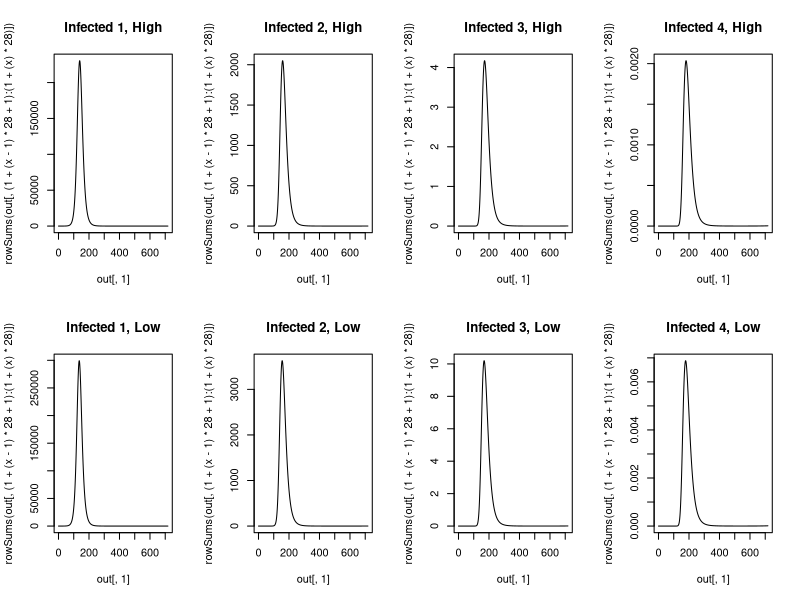
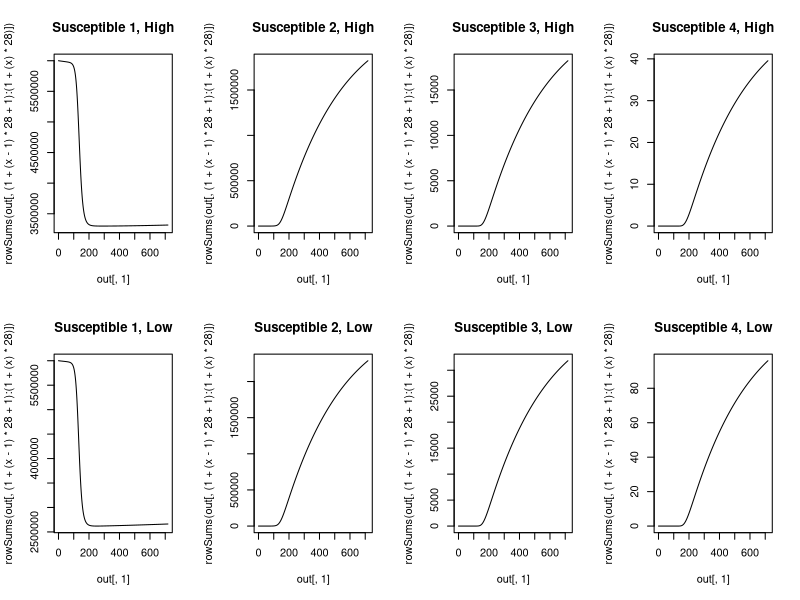
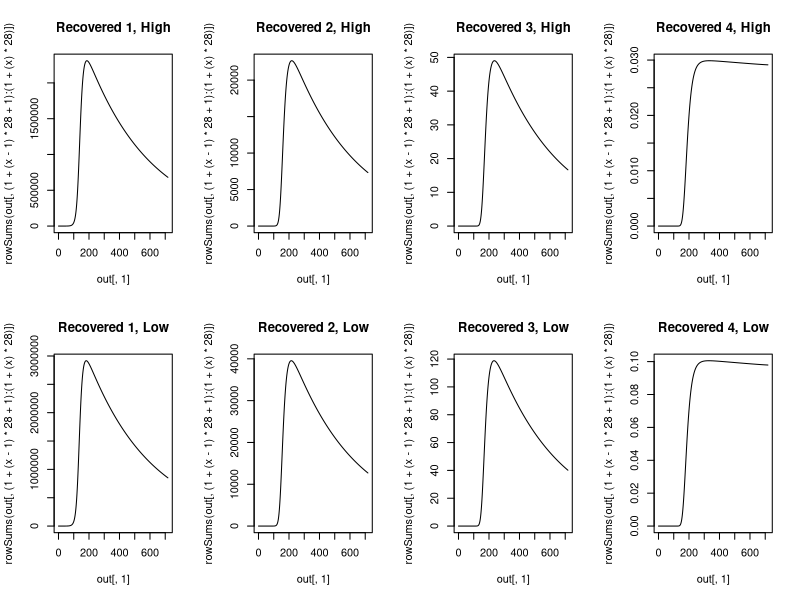

These charts were generated, in order, by the following R code:
############################
#CRC info
############################
args = commandArgs(TRUE)
input = as.numeric(args[1])
vac.vec = seq(from = 0, to = 1, by = .2)
vac = vac.vec[input]

library(deSolve)

############################
#Initial condidtions and parameters
############################
percentage_vec <- c(rep(1.8,5), rep(1.8,5), rep(1.84,5), rep(1.86,5),
                    17.2, 15, 12.7, 8.8, 5.5, 2.8, 1.3, 0.2)
percentage_vec <- percentage_vec / 100
initial_conditions <- as.data.frame(matrix(NA, nrow = 28*4, ncol = 3))
initial_conditions[,2] <- rep(1:28,4)
for(i in 1:4){
  x <- i - 1
  initial_conditions[x*(28) + (1:28),1] <- rep(i,28)
}
initial_conditions[,3] <- rep(percentage_vec,4)

susceptible_init_h <- cbind(initial_conditions[,1], initial_conditions[,2], rep(NA, 112))
susceptible_init_h[,3] <- c(initial_conditions[1:28,3] * 6 *10^6, initial_conditions[29:56,3] * 0, 
                            initial_conditions[57:84,3] * 0, initial_conditions[85:112,3] * 0)
susceptible_init_l <- cbind(initial_conditions[,1], initial_conditions[,2], rep(NA, 112))
susceptible_init_l[,3] <- c(initial_conditions[1:28,3] * 6 *10^6, initial_conditions[29:56,3] * 0, 
                            initial_conditions[57:84,3] * 0, initial_conditions[85:112,3] * 0)

infected_init_h <- cbind(initial_conditions[,1], initial_conditions[,2], rep(NA, 112))
infected_init_h[,3] <- c(initial_conditions[1:28,3] * 1, initial_conditions[29:56,3] * 0, 
                         initial_conditions[57:84,3] * 0, initial_conditions[85:112,3] * 0)
infected_init_l <- cbind(initial_conditions[,1], initial_conditions[,2], rep(NA, 112))
infected_init_l[,3] <- c(initial_conditions[1:28,3] * 1, initial_conditions[29:56,3] * 0, 
                         initial_conditions[57:84,3] * 0, initial_conditions[85:112,3] * 0)

recovered_init_h <- cbind(initial_conditions[,1], initial_conditions[,2], rep(NA, 112))
recovered_init_h[,3] <- c(initial_conditions[1:28,3] * 0, initial_conditions[29:56,3] * 0, 
                          initial_conditions[57:84,3] * 0, initial_conditions[85:112,3] * 0)
recovered_init_l <- cbind(initial_conditions[,1], initial_conditions[,2], rep(NA, 112))
recovered_init_l[,3] <- c(initial_conditions[1:28,3] * 0, initial_conditions[29:56,3] * 0, 
                          initial_conditions[57:84,3] * 0, initial_conditions[85:112,3] * 0)


susceptible_h <- function(exposure){
  x <- exposure - 1
  susceptible <- c(susceptible_init_h[(x * 28) + 1:28,3])
}
susceptible_total_h <- sum(susceptible_h(1) + susceptible_h(2) + susceptible_h(3) + susceptible_h(4))
susceptible_l <- function(exposure){
  x <- exposure - 1
  susceptible <- c(susceptible_init_l[(x * 28) + 1:28,3])
}
susceptible_total_l <- sum(susceptible_l(1) + susceptible_l(2) + susceptible_l(3) + susceptible_l(4))

infected_h <- function(exposure){
  x <- exposure - 1
  infected <- c(infected_init_h[(x * 28) + 1:28,3])
} 
infected_total_h <- sum(infected_h(1) + infected_h(2) + infected_h(3) + infected_h(4))
infected_l <- function(exposure){
  x <- exposure - 1
  infected <- c(infected_init_l[(x * 28) + 1:28,3])
} 
infected_total_l <- sum(infected_l(1) + infected_l(2) + infected_l(3) + infected_l(4))

recovered_h <- function(exposure){
  x <- exposure - 1
  recovered <- c(recovered_init_h[(x * 28) + 1:28,3])
} 
recovered_total_h <- sum(recovered_h(1) + recovered_h(2) + recovered_h(3) + recovered_h(4))
recovered_l <- function(exposure){
  x <- exposure - 1
  recovered <- c(recovered_init_l[(x * 28) + 1:28,3])
} 
recovered_total_l <- sum(recovered_l(1) + recovered_l(2) + recovered_l(3) + recovered_l(4))

population_h <- sum(susceptible_total_h + infected_total_h + recovered_total_h)
population_l <- sum(susceptible_total_l + infected_total_l + recovered_total_l)


native <- c(rep(1, 7), rep(0.86, 9), rep(0.842, 4), 0.814, 0.7676, 0.7784, rep(0.809, 5))

parms <- c(beta_h = 0.3447,
           beta_l = 0.4529,
           gamma = 1/4,
           sigma = 1/(365 * 1.2),
           mu = 19 / (1000 * 365),
           delta = c((0.013 / 365), rep(0.001 / 365, 4), rep(0, 10), rep(0.001, 5), 
                     0.002 / 365, 0.0025 / 365, 
                     0.004 / 365, 0.0085 / 365,
                     0.0175 / 365, 0.0425 / 365,
                     0.114 / 365, 0.151 / 365),
           age_window = c(rep(1, 21), rep(10, 7)),
           native = c(rep(1, 7), rep(0.86, 9), rep(0.842, 4), 0.814, 0.7676, 0.7784, rep(0.809, 5)),
           travel <- 1 - native,
           vac_h = vac,
           vac_l = vac)

############################
#MODEL
############################
model <- function(t, y, parms){
  
  beta_h <- parms[1]
  beta_l <- parms[2]
  gamma <- parms[3]
  sigma <- parms[4]
  mu <- parms[5]
  delta <- parms[6:33]
  age_window <- parms[34:61]
  native <- parms[62:89]
  travel <- parms[90:117]
  vac_h <- c(rep(0,8), ifelse((t>(365*30)), parms[118], 0), rep(0,19))
  vac_l <- c(rep(0,8), ifelse((t>(365*30)), parms[119], 0), rep(0,19))
  
  S1_h <- y[1:28]
  I1_h <- y[29:56]
  R1_h <- y[57:84]
  S2_h <- y[85:112]
  I2_h <- y[113:140]
  R2_h <- y[141:168]
  S3_h <- y[169:196]
  I3_h <- y[197:224]
  R3_h <- y[225:252]
  S4_h <- y[253:280]
  I4_h <- y[281:308]
  R4_h <- y[309:336]
  
  S1_l <- y[337:364]
  I1_l <- y[365:392]
  R1_l <- y[393:420]
  S2_l <- y[421:448]
  I2_l <- y[449:476]
  R2_l <- y[477:504]
  S3_l <- y[505:532]
  I3_l <- y[533:560]
  R3_l <- y[561:588]
  S4_l <- y[589:616]
  I4_l <- y[617:644]
  R4_l <- y[645:672]
  
  FOI <- y[673]
  FOI_h <- y[674]
  FOI_l <- y[675]
  
  infected_total_h <- sum(sum(I1_h), sum(I2_h), sum(I3_h), sum(I4_h))
  population_h <- y[1:336]
  pop_h <- sum(population_h)
  infected_total_l <- sum(sum(I1_l), sum(I2_l), sum(I3_l), sum(I4_l))
  population_l <- y[337:672]
  pop_l <- sum(population_l)
  
  effective_population_h <- population_h + rep(travel,12) * population_l
  effective_population_h <- sum(effective_population_h)
  effective_population_l <- population_l + rep(travel,12) * population_h
  effective_population_l <- sum(effective_population_l)
  
  #first infection
  dS1_h <-  
    mu * c(pop_h, rep(0,27)) +
    c(0, 1/365 / head(age_window, -1) * head(S1_h, -1)) -
    c(1/365 / head(age_window, -1) * head(S1_h, -1), 0) -
    native * S1_h * (beta_h * infected_total_h / effective_population_h) -
    travel * S1_h * (beta_l * infected_total_l / effective_population_l) -
    S1_h * delta -
    S1_h * vac_h
  dS1_l <-  
    mu * c(pop_l, rep(0,27)) +
    c(0, 1/365 / head(age_window, -1) * head(S1_l, -1)) -
    c(1/365 / head(age_window, -1) * head(S1_l, -1), 0) -
    travel * S1_l * (beta_h * infected_total_h / effective_population_h) -
    native * S1_l * (beta_l * infected_total_l / effective_population_l) -
    S1_l * delta - 
    S1_l * vac_l
  
  dI1_h <- 
    native * S1_h * (beta_h * infected_total_h / effective_population_h) +
    travel * S1_h * (beta_l * infected_total_l / effective_population_l) +
    c(0, 1/365 / head(age_window, -1) * head(I1_h, -1)) -
    c(1/365 / head(age_window, -1) * head(I1_h, -1), 0) -
    I1_h * gamma -
    I1_h * delta
  dI1_l <- 
    travel * S1_l * (beta_h * infected_total_h / effective_population_h) +
    native * S1_l * (beta_l * infected_total_l / effective_population_l) +
    c(0, 1/365 / head(age_window, -1) * head(I1_l, -1)) -
    c(1/365 / head(age_window, -1) * head(I1_l, -1), 0) -
    I1_l * gamma -
    I1_l * delta
  
  FOI <- FOI + (sum(dI1_h+dI1_l) / (sum(dS1_h+dS1_l) + 1))
  FOI_h <- FOI_h + (sum(dI1_h) / (sum(dS1_h)+1))
  FOI_l <- FOI_l + (sum(dI1_l) / (sum(dS1_l)+1))
  
  dR1_h <-
    I1_h * gamma +
    c(0, 1/365 / head(age_window, -1) * head(R1_h, -1)) -
    c(1/365 / head(age_window, -1) * head(R1_h, -1), 0) -
    R1_h * sigma -
    R1_h * delta +
    S1_h * vac_h - 
    R1_h * vac_h
  dR1_l <-
    I1_l * gamma +
    c(0, 1/365 / head(age_window, -1) * head(R1_l, -1)) -
    c(1/365 / head(age_window, -1) * head(R1_l, -1), 0) -
    R1_l * sigma -
    R1_l * delta +
    S1_l * vac_l - 
    R1_l * vac_l
  
  #second infection
  dS2_h <- 
    R1_h * sigma +
    c(0, 1/365 / head(age_window, -1) * head(S2_h, -1)) -
    c(1/365 / head(age_window, -1) * head(S2_h, -1), 0) -
    native * S2_h * (0.75 * beta_h * infected_total_h / effective_population_h) -
    travel * S2_h * (0.75 * beta_l * infected_total_l / effective_population_l) -
    S2_h * delta - 
    S2_h * vac_h
  dS2_l <- 
    R1_l * sigma +
    c(0, 1/365 / head(age_window, -1) * head(S2_l, -1)) -
    c(1/365 / head(age_window, -1) * head(S2_l, -1), 0) -
    travel * S2_l * (0.75 * beta_h * infected_total_h / effective_population_h) -
    native * S2_l * (0.75 * beta_l * infected_total_l / effective_population_l) -
    S2_l * delta - 
    S2_l * vac_l
  
  dI2_h <- 
    native * S2_h * (0.75 * beta_h * infected_total_h / effective_population_h) +
    travel * S2_h * (0.75 * beta_l * infected_total_l / effective_population_l) +
    c(0, 1/365 / head(age_window, -1) * head(I2_h, -1)) -
    c(1/365 / head(age_window, -1) * head(I2_h, -1), 0) -
    I2_h * gamma -
    I2_h * delta
  dI2_l <- 
    travel * S2_l * (0.75 * beta_h * infected_total_h / effective_population_h) +
    native * S2_l * (0.75 * beta_l * infected_total_l / effective_population_l) +
    c(0, 1/365 / head(age_window, -1) * head(I2_l, -1)) -
    c(1/365 / head(age_window, -1) * head(I2_l, -1), 0) -
    I2_l * gamma -
    I2_l * delta
  
  FOI <- FOI + (sum(dI2_h+dI2_l) / (sum(dS2_h+dS2_l) + 1))
  FOI_h <- FOI_h + (sum(dI2_h) / (sum(dS2_h)+1))
  FOI_l <- FOI_l + (sum(dI2_l) / (sum(dS2_l)+1))
  
  dR2_h <-  
    I2_h * gamma +  
    c(0, 1/365 / head(age_window, -1) * head(R2_h, -1)) -
    c(1/365 / head(age_window, -1) * head(R2_h, -1), 0) -
    R2_h * sigma -
    R2_h * delta +
    R1_h * vac_h +
    S2_h * vac_h -
    R2_h * vac_h
  dR2_l <-  
    I2_l * gamma +  
    c(0, 1/365 / head(age_window, -1) * head(R2_l, -1)) -
    c(1/365 / head(age_window, -1) * head(R2_l, -1), 0) -
    R2_l * sigma -
    R2_l * delta + 
    R1_l * vac_l +
    S2_l * vac_l -
    R2_l * vac_l
  
  #third infection
  dS3_h <- 
    R2_h * sigma + 
    c(0, 1/365 / head(age_window, -1) * head(S3_h, -1)) -
    c(1/365 / head(age_window, -1) * head(S3_h, -1), 0) -
    native * S3_h * (0.5 * beta_h * infected_total_h / effective_population_h) -
    travel * S3_h * (0.5 * beta_l * infected_total_l / effective_population_l) -
    S3_h * delta -
    S3_h * vac_h
  dS3_l <- 
    R2_l * sigma + 
    c(0, 1/365 / head(age_window, -1) * head(S3_l, -1)) -
    c(1/365 / head(age_window, -1) * head(S3_l, -1), 0) -
    travel * S3_l * (0.5 * beta_h * infected_total_h / effective_population_h) -
    native * S3_l * (0.5 * beta_l * infected_total_l / effective_population_l) -
    S3_l * delta -
    S3_l * vac_l
  
  dI3_h <- 
    native * S3_h * (0.5 * beta_h * infected_total_h / effective_population_h) +
    travel * S3_h * (0.5 * beta_l * infected_total_l / effective_population_l) +
    c(0, 1/365 / head(age_window, -1) * head(I3_h, -1)) -
    c(1/365 / head(age_window, -1) * head(I3_h, -1), 0) -
    I3_h * gamma -
    I3_h * delta
  dI3_l <- 
    travel * S3_l * (0.5 * beta_h * infected_total_h / effective_population_h) +
    native * S3_l * (0.5 * beta_l * infected_total_l / effective_population_l) +
    c(0, 1/365 / head(age_window, -1) * head(I3_l, -1)) -
    c(1/365 / head(age_window, -1) * head(I3_l, -1), 0) -
    I3_l * gamma -
    I3_l * delta
  
  FOI <- FOI + (sum(dI3_h+dI1_l) / (sum(dS3_h+dS3_l) + 1))
  FOI_h <- FOI_h + (sum(dI3_h) / (sum(dS3_h)+1))
  FOI_l <- FOI_l + (sum(dI3_l) / (sum(dS3_l)+1))
  
  dR3_h <- 
    I3_h * gamma +
    c(0, 1/365 / head(age_window, -1) * head(R3_h, -1)) -
    c(1/365 / head(age_window, -1) * head(R3_h, -1), 0) -
    R3_h * sigma -
    R3_h * delta + 
    R2_h * vac_h +
    S3_h * vac_h -
    R3_h * vac_h
  dR3_l <- 
    I3_l * gamma +
    c(0, 1/365 / head(age_window, -1) * head(R3_l, -1)) -
    c(1/365 / head(age_window, -1) * head(R3_l, -1), 0) -
    R3_l * sigma -
    R3_l * delta +
    R3_l * vac_l +
    S3_l * vac_l - 
    R3_l * vac_l
  
  #fourth infection
  dS4_h <- 
    R3_h * sigma +
    c(0, 1/365 / head(age_window, -1) * head(S4_h, -1)) -
    c(1/365 / head(age_window, -1) * head(S4_h, -1), 0) -
    native * S4_h * (0.25 * beta_h * infected_total_h / effective_population_h) -
    travel * S4_h * (0.25 * beta_l * infected_total_l / effective_population_l) -
    S4_h * delta - 
    S4_h * vac_h
  dS4_l <- 
    R3_l * sigma +
    c(0, 1/365 / head(age_window, -1) * head(S4_l, -1)) -
    c(1/365 / head(age_window, -1) * head(S4_l, -1), 0) -
    travel * S4_l * (0.25 * beta_h * infected_total_h / effective_population_h) -
    native * S4_l * (0.25 * beta_l * infected_total_l / effective_population_l) -
    S4_l * delta - 
    S4_l * vac_l
  
  dI4_h <- 
    native * S4_h * (0.25 * beta_h * infected_total_h / effective_population_h) +
    travel * S4_h * (0.25 * beta_l * infected_total_l / effective_population_l) +
    c(0, 1/365 / head(age_window, -1) * head(I4_h, -1)) -
    c(1/365 / head(age_window, -1) * head(I4_h, -1), 0) -
    I4_h * gamma -
    I4_h * delta
  dI4_l <- 
    travel * S4_l * (0.25 * beta_h * infected_total_h / effective_population_h) +
    native * S4_l * (0.25 * beta_l * infected_total_l / effective_population_l) +
    c(0, 1/365 / head(age_window, -1) * head(I4_l, -1)) -
    c(1/365 / head(age_window, -1) * head(I4_l, -1), 0) -
    I4_l * gamma -
    I4_l * delta
  
  FOI <- FOI + (sum(dI4_h+dI4_l) / (sum(dS4_h+dS4_l) + 1))
  FOI_h <- FOI_h + (sum(dI4_h) / (sum(dS4_h)+1))
  FOI_l <- FOI_l + (sum(dI4_l) / (sum(dS4_l)+1))
  
  dR4_h <- 
    I4_h * gamma +
    c(0, 1/365 / head(age_window, -1) * head(R4_h, -1)) -
    c(1/365 / head(age_window, -1) * head(R4_h, -1), 0) -
    R4_h * delta +
    R3_h * vac_h +
    S4_h * vac_h
  dR4_l <- 
    I4_l * gamma +
    c(0, 1/365 / head(age_window, -1) * head(R4_l, -1)) -
    c(1/365 / head(age_window, -1) * head(R4_l, -1), 0) -
    R4_l * delta + 
    R3_l * vac_l +
    S4_l * vac_l
  
  
  list(c(dS1_h, dI1_h, dR1_h,
         dS2_h, dI2_h, dR2_h,
         dS3_h, dI3_h, dR3_h,
         dS4_h, dI4_h, dR4_h,
         dS1_l, dI1_l, dR1_l,
         dS2_l, dI2_l, dR2_l,
         dS3_l, dI3_l, dR3_l,
         dS4_l, dI4_l, dR4_l, 
         FOI, FOI_h, FOI_l))
  
}

############################
#RUN MODEL
############################
y_init <- c(susceptible_h(1), infected_h(1), recovered_h(1),
            susceptible_h(2), infected_h(2), recovered_h(2),
            susceptible_h(3), infected_h(3), recovered_h(3),
            susceptible_h(4), infected_h(4), recovered_h(4),
            susceptible_l(1), infected_l(1), recovered_l(1),
            susceptible_l(2), infected_l(2), recovered_l(2),
            susceptible_l(3), infected_l(3), recovered_l(3),
            susceptible_l(4), infected_l(4), recovered_l(4),
            0, 0, 0)
times <- seq(from = 0, to = 365 * 50, by = .1)
out <- ode(times = times, y = y_init, func = model, parms = parms)

############################
#PROCESSING
############################
#png(filename = paste('infections_', input, '.png', sep = ''))
#par(mfrow = c(2,2))
#infected_names <- c("Infected 1", "Infected 2", "Infected 3", "Infected 4")
#for(i in 0:3){
#  x <- 2 + 3 * i
#  y <- x + 12
#  legend_y <- max(rowSums(out[,(1+(x-1)*28+1):(1+(x)*28)]))
#  {plot(out[,1],rowSums(out[,(1+(x-1)*28+1):(1+(x)*28)]),type='l', 
#        col = "red", lwd = 2, ylab = '',
#        main = infected_names[i + 1])
#    lines(out[,1],rowSums(out[,(1+(y-1)*28+1):(1+(y)*28)]),type='l', lwd = 2)
#    legend(8000, (2/3) * legend_y, legend=c("High SES", "Low SES"),
#           col=c("red", "black"), lwd = c(2,2), cex=0.8)
#  }}
#dev.off()


############################
#OUTPUT
############################
#out_last <- out[nrow(out),]
#FOI <- out[,674]
#FOI_h <- out[,675]
#FOI_l <- out[,676]
#save(out_last, file = paste('output_', input, '.RData', sep = ''))
#save(FOI, file = paste('FOI_', input, '.RData', sep = ''))
#save(FOI_h, file = paste('FOI.h_', input, '.RData', sep = ''))
#save(FOI_l, file = paste('FOI.l_', input, '.RData', sep = ''))

#plot infected
png(filename = paste('infected_', input, '.png', sep = ''))
par(mfrow = c(2,4))
infected_names <- c("Infected 1, High", "Infected 2, High", 
                    "Infected 3, High", "Infected 4, High",
                    "Infected 1, Low", "Infected 2, Low", 
                    "Infected 3, Low", "Infected 4, Low")
for(i in 0:7){
  x <- 2 + 3 * i
  plot(out[,1],rowSums(out[,(1+(x-1)*28+1):(1+(x)*28)]),type='l', 
       col = "black",
       main = infected_names[i + 1])
}
dev.off()

#Plot susceptible
png(filename = paste('susceptible_', input, '.png', sep = ''))
par(mfrow = c(2,4))
susceptible_names <- c("Susceptible 1, High", "Susceptible 2, High", 
                       "Susceptible 3, High", "Susceptible 4, High",
                       "Susceptible 1, Low", "Susceptible 2, Low", 
                       "Susceptible 3, Low", "Susceptible 4, Low")
for(i in 0:7){
  x <- 1 + 3 * i
  plot(out[,1],rowSums(out[,(1+(x-1)*28+1):(1+(x)*28)]),type='l', 
         col = "black", main = susceptible_names[i + 1])
}
dev.off()

#plot recovered
png(filename = paste('recovered_', input, '.png', sep = ''))
par(mfrow = c(2,4))
recovered_names <- c("Recovered 1, High", "Recovered 2, High", 
                     "Recovered 3, High", "Recovered 4, High",
                     "Recovered 1, Low", "Recovered 2, Low", 
                     "Recovered 3, Low", "Recovered 4, Low")
for(i in 0:7){
  x <- 3 + 3 * i
  plot(out[,1],rowSums(out[,(1+(x-1)*28+1):(1+(x)*28)]),type='l', 
         col = "black", main = recovered_names [i + 1])
}
dev.off()
